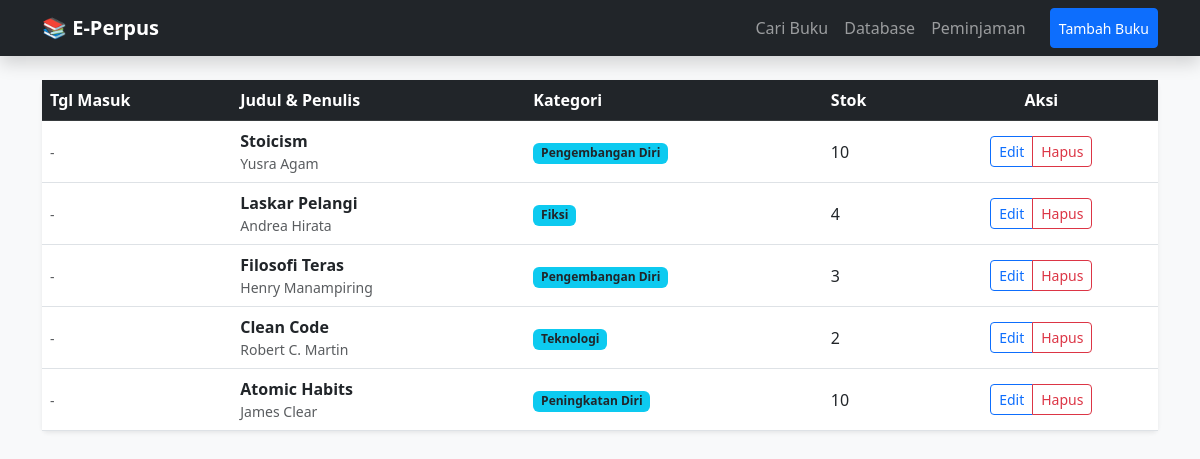
Page /koleksi on the committed database.
### tables this page shows
CREATE TABLE buku (
            id INTEGER PRIMARY KEY AUTOINCREMENT,
            judul TEXT NOT NULL,
            penulis TEXT,
            kategori TEXT,
            kode_rak TEXT, -- A (Rak Besar)
            baris_rak INTEGER, -- 1 (Barisan rak dari paling atas)
            stok INTEGER DEFAULT 1
        );

### app.py (the view)
@app.route('/koleksi')
def koleksi_lengkap():
    conn = get_db_connection()
    all_books = conn.execute('SELECT * FROM buku ORDER BY id DESC').fetchall()
    conn.close()
    return render_template('koleksi.html', books=all_books)

### app.py (called while the page is built)
def get_db_connection():
    conn = sqlite3.connect('perpustakaan.db')
    conn.row_factory = sqlite3.Row
    return conn

### templates/koleksi.html (shortened to what this page needs)
{% extends 'layout.html' %}
{% block content %}
<div class="card shadow-sm border-0">
    <table class="table align-middle mb-0 table-hover">
        <thead class="table-dark">
            <tr>
                <th>Tgl Masuk</th>
                <th>Judul & Penulis</th>
                <th>Kategori</th>
                <th>Stok</th>
                <th class="text-center">Aksi</th> </tr>
        </thead>
        <tbody>
            {% for b in books %}
            <tr>
                <td><small class="text-muted">{{ b.tanggal_masuk if b.tanggal_masuk else '-' }}</small></td>
                <td>
                    <a href="/buku/{{ b.id }}" class="text-decoration-none text-dark fw-bold">{{ b.judul }}</a>
                    <div class="small text-muted">{{ b.penulis }}</div>
                </td>
                <td><span class="badge bg-info text-dark">{{ b.kategori }}</span></td>
                <td>{{ b.stok }}</td>
                <td class="text-center">
                    <div class="btn-group">
                        <a href="/edit/{{ b.id }}" class="btn btn-sm btn-outline-primary">
                             Edit
                        </a>
                        <a href="/delete/{{ b.id }}" class="btn btn-sm btn-outline-danger" onclick="return confirm('Hapus buku ini?')">
                             Hapus
                        </a>
                    </div>
                </td>
            </tr>
            {% endfor %}
        </tbody>
    </table>
</div>
{% endblock %}

### rows in the picture
buku: tanggal_masuk "-", judul "Stoicism", penulis "Yusra Agam", kategori "Pengembangan Diri", stok "10"
buku: tanggal_masuk "-", judul "Laskar Pelangi", penulis "Andrea Hirata", kategori "Fiksi", stok "4"
buku: tanggal_masuk "-", judul "Filosofi Teras", penulis "Henry Manampiring", kategori "Pengembangan Diri", stok "3"
buku: tanggal_masuk "-", judul "Clean Code", penulis "Robert C. Martin", kategori "Teknologi", stok "2"
buku: tanggal_masuk "-", judul "Atomic Habits", penulis "James Clear", kategori "Peningkatan Diri", stok "10"
